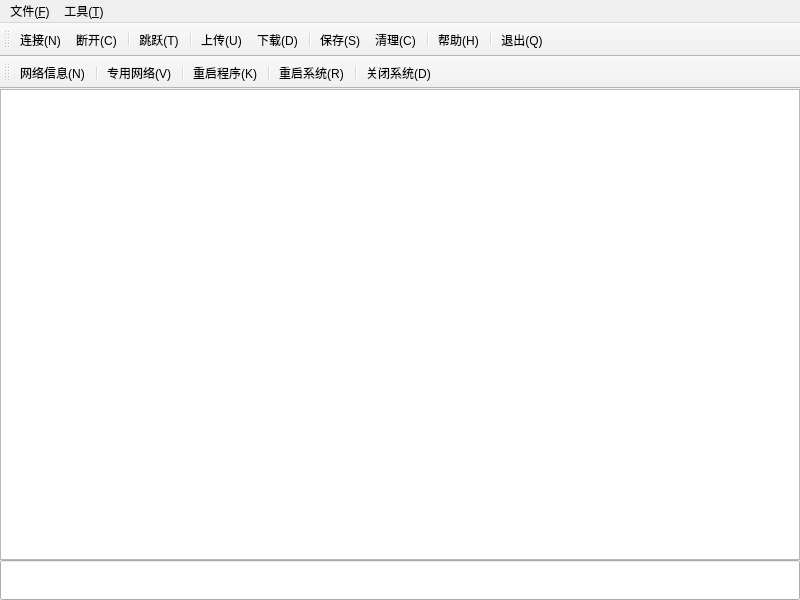
<?xml version="1.0" encoding="UTF-8"?>
<ui version="4.0">
 <class>Examples</class>
 <widget class="QMainWindow" name="Examples">
  <property name="geometry">
   <rect>
    <x>0</x>
    <y>0</y>
    <width>800</width>
    <height>600</height>
   </rect>
  </property>
  <property name="minimumSize">
   <size>
    <width>0</width>
    <height>0</height>
   </size>
  </property>
  <property name="maximumSize">
   <size>
    <width>16777215</width>
    <height>16777215</height>
   </size>
  </property>
  <property name="windowTitle">
   <string/>
  </property>
  <widget class="QWidget" name="centralwidget">
   <layout class="QHBoxLayout" name="horizontalLayout_2">
    <property name="spacing">
     <number>0</number>
    </property>
    <property name="leftMargin">
     <number>0</number>
    </property>
    <property name="topMargin">
     <number>0</number>
    </property>
    <property name="rightMargin">
     <number>0</number>
    </property>
    <property name="bottomMargin">
     <number>0</number>
    </property>
    <item>
     <layout class="QVBoxLayout" name="verticalLayout">
      <property name="spacing">
       <number>0</number>
      </property>
      <item>
       <widget class="QTextBrowser" name="display"/>
      </item>
      <item>
       <widget class="QLineEdit" name="command">
        <property name="minimumSize">
         <size>
          <width>0</width>
          <height>40</height>
         </size>
        </property>
       </widget>
      </item>
     </layout>
    </item>
   </layout>
  </widget>
  <widget class="QToolBar" name="toolBar_main">
   <property name="windowTitle">
    <string>toolBar</string>
   </property>
   <attribute name="toolBarArea">
    <enum>TopToolBarArea</enum>
   </attribute>
   <attribute name="toolBarBreak">
    <bool>false</bool>
   </attribute>
   <addaction name="connect"/>
   <addaction name="disconn"/>
   <addaction name="separator"/>
   <addaction name="member"/>
   <addaction name="separator"/>
   <addaction name="upload"/>
   <addaction name="download"/>
   <addaction name="separator"/>
   <addaction name="save"/>
   <addaction name="clear"/>
   <addaction name="separator"/>
   <addaction name="help"/>
   <addaction name="separator"/>
   <addaction name="quit"/>
  </widget>
  <widget class="QMenuBar" name="menuBar_main">
   <property name="geometry">
    <rect>
     <x>0</x>
     <y>0</y>
     <width>800</width>
     <height>22</height>
    </rect>
   </property>
   <widget class="QMenu" name="menu_main">
    <property name="title">
     <string>文件(&amp;F)</string>
    </property>
    <addaction name="connect"/>
    <addaction name="disconn"/>
    <addaction name="separator"/>
    <addaction name="member"/>
    <addaction name="separator"/>
    <addaction name="save"/>
    <addaction name="separator"/>
    <addaction name="upload"/>
    <addaction name="download"/>
    <addaction name="separator"/>
    <addaction name="clear"/>
    <addaction name="separator"/>
    <addaction name="help"/>
    <addaction name="separator"/>
    <addaction name="quit"/>
   </widget>
   <widget class="QMenu" name="menu_tool">
    <property name="title">
     <string>工具(&amp;T)</string>
    </property>
    <addaction name="reboot"/>
    <addaction name="killall"/>
    <addaction name="shutdown"/>
    <addaction name="network"/>
    <addaction name="openvpn"/>
   </widget>
   <addaction name="menu_main"/>
   <addaction name="menu_tool"/>
  </widget>
  <widget class="QToolBar" name="toolBar_tool">
   <property name="windowTitle">
    <string>toolBar</string>
   </property>
   <attribute name="toolBarArea">
    <enum>TopToolBarArea</enum>
   </attribute>
   <attribute name="toolBarBreak">
    <bool>true</bool>
   </attribute>
   <addaction name="network"/>
   <addaction name="separator"/>
   <addaction name="openvpn"/>
   <addaction name="separator"/>
   <addaction name="killall"/>
   <addaction name="separator"/>
   <addaction name="reboot"/>
   <addaction name="separator"/>
   <addaction name="shutdown"/>
  </widget>
  <action name="connect">
   <property name="icon">
    <iconset resource="examples.qrc">
     <normaloff>:/conn.png</normaloff>:/conn.png</iconset>
   </property>
   <property name="text">
    <string>连接(&amp;N)</string>
   </property>
   <property name="iconText">
    <string>连接(N)</string>
   </property>
   <property name="shortcutContext">
    <enum>Qt::WidgetWithChildrenShortcut</enum>
   </property>
  </action>
  <action name="disconn">
   <property name="icon">
    <iconset resource="examples.qrc">
     <normaloff>:/disc.png</normaloff>:/disc.png</iconset>
   </property>
   <property name="text">
    <string>断开(&amp;C)</string>
   </property>
  </action>
  <action name="save">
   <property name="icon">
    <iconset resource="examples.qrc">
     <normaloff>:/save.png</normaloff>:/save.png</iconset>
   </property>
   <property name="text">
    <string>保存(&amp;S)</string>
   </property>
  </action>
  <action name="upload">
   <property name="icon">
    <iconset resource="examples.qrc">
     <normaloff>:/up.png</normaloff>:/up.png</iconset>
   </property>
   <property name="text">
    <string>上传(&amp;U)</string>
   </property>
  </action>
  <action name="download">
   <property name="icon">
    <iconset resource="examples.qrc">
     <normaloff>:/down.png</normaloff>:/down.png</iconset>
   </property>
   <property name="text">
    <string>下载(&amp;D)</string>
   </property>
  </action>
  <action name="help">
   <property name="icon">
    <iconset resource="examples.qrc">
     <normaloff>:/help.png</normaloff>:/help.png</iconset>
   </property>
   <property name="text">
    <string>帮助(&amp;H)</string>
   </property>
  </action>
  <action name="quit">
   <property name="icon">
    <iconset resource="examples.qrc">
     <normaloff>:/exit.png</normaloff>:/exit.png</iconset>
   </property>
   <property name="text">
    <string>退出(&amp;Q)</string>
   </property>
  </action>
  <action name="clear">
   <property name="icon">
    <iconset resource="examples.qrc">
     <normaloff>:/clear.png</normaloff>:/clear.png</iconset>
   </property>
   <property name="text">
    <string>清理(&amp;C)</string>
   </property>
  </action>
  <action name="reboot">
   <property name="text">
    <string>重启系统(&amp;R)</string>
   </property>
  </action>
  <action name="killall">
   <property name="text">
    <string>重启程序(&amp;K)</string>
   </property>
  </action>
  <action name="shutdown">
   <property name="text">
    <string>关闭系统(&amp;D)</string>
   </property>
  </action>
  <action name="network">
   <property name="text">
    <string>网络信息(&amp;N)</string>
   </property>
  </action>
  <action name="openvpn">
   <property name="text">
    <string>专用网络(&amp;V)</string>
   </property>
  </action>
  <action name="member">
   <property name="icon">
    <iconset resource="examples.qrc">
     <normaloff>:/mm.png</normaloff>:/mm.png</iconset>
   </property>
   <property name="text">
    <string>跳跃(&amp;T)</string>
   </property>
  </action>
 </widget>
 <resources>
  <include location="examples.qrc"/>
 </resources>
 <connections/>
</ui>
